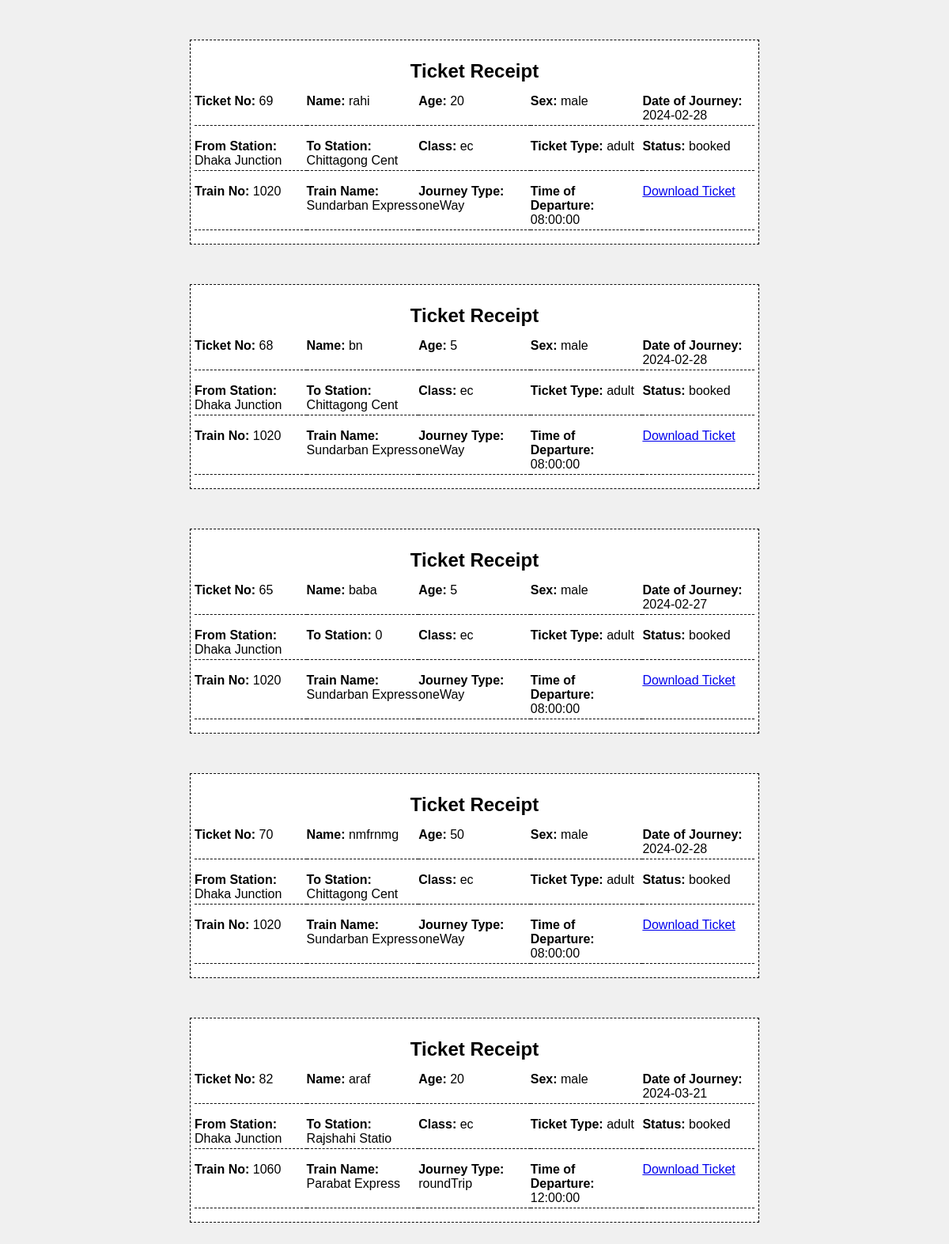
Screenshot of /ticket.php (signed in) with the database file from the repository.
### tables this page shows
CREATE TABLE `booking` (
  `Name` varchar(15) NOT NULL,
  `Booking_number` int(4) UNSIGNED NOT NULL,
  `class` varchar(2) NOT NULL,
  `from_station` varchar(15) NOT NULL,
  `to_station` varchar(15) NOT NULL,
  `Age` int(11) NOT NULL,
  `sex` varchar(10) NOT NULL,
  `Status` varchar(20) NOT NULL,
  `Date_of_Journey` date NOT NULL,
  `Journey_Type` varchar(20) NOT NULL,
  `Ticket_Type` varchar(11) NOT NULL,
  `train_no` int(11) NOT NULL,
  `user_id` int(11) NOT NULL,
  `Booked_time` time NOT NULL
);

CREATE TABLE `trainroutes` (
  `TrainNo` int(11) NOT NULL,
  `TrainName` varchar(255) DEFAULT NULL,
  `TrainRoute` varchar(255) DEFAULT NULL,
  `DepartureTime` time DEFAULT NULL,
  `DepartureStation` varchar(100) DEFAULT NULL,
  `ArrivalStation` varchar(100) DEFAULT NULL,
  `ArrivalTime` time DEFAULT NULL
);

### ticket.php (the view, shortened to what this page needs)
<!DOCTYPE html>
<html lang="en">
<head>
</head>
<body>
    <?php
    $servername = "localhost";
    $username = "root";
    $password = "";
    $dbname = "railway_database";
    $conn = new mysqli($servername, $username, $password, $dbname);
    $user_id = $_SESSION['user_id'];
    $sql = "SELECT booking.*, TrainRoutes.TrainName, TrainRoutes.DepartureTime
            FROM booking
            JOIN TrainRoutes ON booking.train_no = TrainRoutes.TrainNo
            WHERE booking.user_id = $user_id";
    $result = $conn->query($sql);
    if ($result->num_rows > 0) {
        while($row = $result->fetch_assoc()) {
            echo "<div class='ticket-form'>";
            echo "<h2>Ticket Receipt</h2>";
            echo "<div class='ticket-info'>";
            echo "<p><strong>Ticket No:</strong> " . $row["Booking_number"] . "</p>";
            echo "<p><strong>Name:</strong> " . $row["Name"] . "</p>";
            echo "<p><strong>Age:</strong> " . $row["Age"] . "</p>";
            echo "<p><strong>Sex:</strong> " . $row["sex"] . "</p>";
            echo "<p><strong>Date of Journey:</strong> " . $row["Date_of_Journey"] . "</p>";
            echo "</div>";
            echo "<div class='ticket-info'>";
            echo "<p><strong>From Station:</strong> " . $row["from_station"] . "</p>";
            echo "<p><strong>To Station:</strong> " . $row["to_station"] . "</p>";
            echo "<p><strong>Class:</strong> " . $row["class"] . "</p>";
            echo "<p><strong>Ticket Type:</strong> " . $row["Ticket_Type"] . "</p>";
            echo "<p><strong>Status:</strong> " . $row["Status"] . "</p>";
            echo "</div>";
            echo "<div class='ticket-info'>";
            echo "<p><strong>Train No:</strong> " . $row["train_no"] . "</p>";
            echo "<p><strong>Train Name:</strong> " . $row["TrainName"] . "</p>";
            echo "<p><strong>Journey Type:</strong> " . $row["Journey_Type"] . "</p>";
            echo "<p><strong>Time of Departure:</strong> " . $row["DepartureTime"] . "</p>";
            echo "<p><a href='download.php?booking_number=" . $row["Booking_number"] . "'>Download Ticket</a></p>";
            echo "</div>";
            echo "</div>";
        }
    } else {
        echo "<div class='message-container'>";
        echo "<p>No bookings found for the logged-in user.</p>";
        echo "</div>";
    }
    ?>
</body>
</html>

### ticket.php (style rules this page uses)
body { margin: 0; padding: 0; background-color: #f0f0f0; font-family: Arial, sans-serif; }
.ticket-form { border: 1px dashed #000; width: 60%; padding: 5px; margin: 50px auto; box-sizing: border-box; background-color: #fff; }
.ticket-form h2 { text-align: center; margin-bottom: 10px; }
.ticket-info { display: flex; justify-content: space-between; flex-wrap: wrap; margin-bottom: 10px; }
.ticket-info p { width: 20%; margin: 2px 0; border-bottom: 1px dashed #000; padding: 3px 0; }

### rows the page displays
booking: Booking_number "69", Name "rahi", Age "20", sex "male", Date_of_Journey "2024-02-28", from_station "Dhaka Junction", to_station "Chittagong Cent", class "ec", Ticket_Type "adult", Status "booked", train_no "1020", trainroutes.TrainName "Sundarban Express", Journey_Type "oneWay", trainroutes.DepartureTime "08:00:00"
booking: Booking_number "68", Name "bn", Age "5", sex "male", Date_of_Journey "2024-02-28", from_station "Dhaka Junction", to_station "Chittagong Cent", class "ec", Ticket_Type "adult", Status "booked", train_no "1020", trainroutes.TrainName "Sundarban Express", Journey_Type "oneWay", trainroutes.DepartureTime "08:00:00"
booking: Booking_number "65", Name "baba", Age "5", sex "male", Date_of_Journey "2024-02-27", from_station "Dhaka Junction", to_station "0", class "ec", Ticket_Type "adult", Status "booked", train_no "1020", trainroutes.TrainName "Sundarban Express", Journey_Type "oneWay", trainroutes.DepartureTime "08:00:00"
booking: Booking_number "70", Name "nmfrnmg", Age "50", sex "male", Date_of_Journey "2024-02-28", from_station "Dhaka Junction", to_station "Chittagong Cent", class "ec", Ticket_Type "adult", Status "booked", train_no "1020", trainroutes.TrainName "Sundarban Express", Journey_Type "oneWay", trainroutes.DepartureTime "08:00:00"
booking: Booking_number "82", Name "araf", Age "20", sex "male", Date_of_Journey "2024-03-21", from_station "Dhaka Junction", to_station "Rajshahi Statio", class "ec", Ticket_Type "adult", Status "booked", train_no "1060", trainroutes.TrainName "Parabat Express", Journey_Type "roundTrip", trainroutes.DepartureTime "12:00:00"
